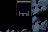

A 2D game scene composited from a Tiled map and its tileset images. What follows is a short description and the map's XML, with every tile layer's data as written:
An orthogonal 3x2 tile map with 16x16 px tiles, 2 tile layers (Tile Layer 1, Tile Layer 2), 2 tilesets.

<map version="1.0" orientation="orthogonal" renderorder="right-down" width="3" height="2" tilewidth="16" tileheight="16" nextobjectid="1">
 <tileset firstgid="1" name="PrtCave" tilewidth="16" tileheight="16" tilecount="80" columns="16">
  <image source="../tilesets/PrtCave.png" width="256" height="80" />
 </tileset>
 <tileset firstgid="81" name="PrtBarr" tilewidth="16" tileheight="16" tilecount="80" columns="16">
  <image source="../tilesets/PrtBarr.png" width="256" height="88" />
 </tileset>
 <layer name="Tile Layer 1" width="3" height="2">
  <data encoding="csv">
1,2,3,
17,18,19
</data>
 </layer>
 <layer name="Tile Layer 2" width="3" height="2">
  <data encoding="csv">
0,143,0,
0,0,0
</data>
 </layer>
</map>